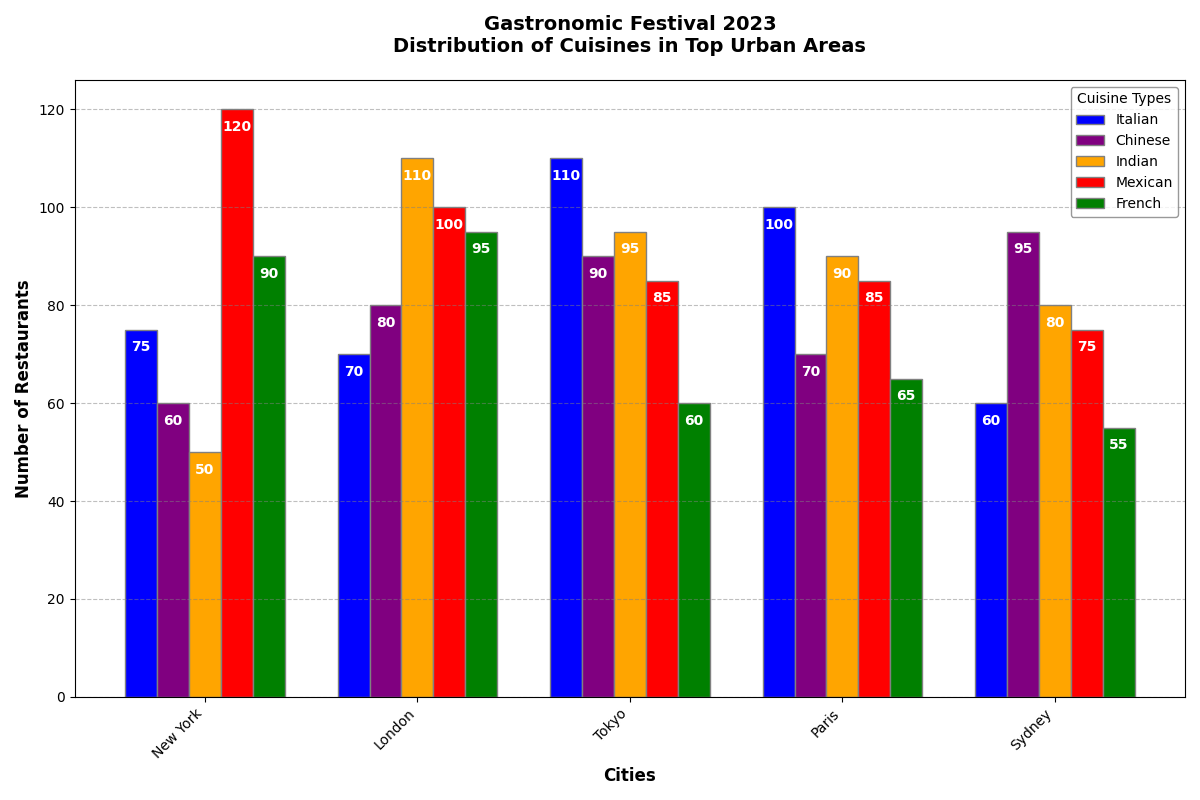

Write Python code to recreate this figure.
import matplotlib.pyplot as plt
import numpy as np

cities = ['New York', 'London', 'Tokyo', 'Paris', 'Sydney']
cuisines = ['Italian', 'Chinese', 'Indian', 'Mexican', 'French']

data = np.array([
    [75, 60, 50, 120, 90],  # New York: shuffled from [120, 90, 60, 50, 75]
    [70, 80, 110, 100, 95],  # London: shuffled from [100, 110, 95, 70, 80]
    [110, 90, 95, 85, 60],   # Tokyo: shuffled from [85, 95, 110, 60, 90]
    [100, 70, 90, 85, 65],   # Paris: shuffled from [90, 85, 70, 65, 100]
    [60, 95, 80, 75, 55]     # Sydney: shuffled from [80, 75, 60, 55, 95]
])

bar_width = 0.15

r1 = np.arange(len(cities))
r2 = [x + bar_width for x in r1]
r3 = [x + bar_width for x in r2]
r4 = [x + bar_width for x in r3]
r5 = [x + bar_width for x in r4]

fig, ax = plt.subplots(figsize=(12, 8))

bar1 = ax.bar(r1, data[:, 0], color='blue', width=bar_width, edgecolor='grey', label=cuisines[0])
bar2 = ax.bar(r2, data[:, 1], color='purple', width=bar_width, edgecolor='grey', label=cuisines[1])
bar3 = ax.bar(r3, data[:, 2], color='orange', width=bar_width, edgecolor='grey', label=cuisines[2])
bar4 = ax.bar(r4, data[:, 3], color='red', width=bar_width, edgecolor='grey', label=cuisines[3])
bar5 = ax.bar(r5, data[:, 4], color='green', width=bar_width, edgecolor='grey', label=cuisines[4])

ax.set_xlabel('Cities', fontweight='bold', fontsize=12)
ax.set_ylabel('Number of Restaurants', fontweight='bold', fontsize=12)
ax.set_title('Gastronomic Festival 2023\nDistribution of Cuisines in Top Urban Areas', fontweight='bold', fontsize=14, pad=20)

ax.set_xticks([r + 2 * bar_width for r in range(len(cities))])
ax.set_xticklabels(cities, rotation=45, ha='right', fontsize=10)

ax.legend(title='Cuisine Types', loc='upper right', fontsize=10, edgecolor='grey')

ax.yaxis.grid(True, linestyle='--', which='major', color='grey', alpha=0.5)

def add_labels(bars):
    for bar in bars:
        height = bar.get_height()
        ax.text(bar.get_x() + bar.get_width()/2., height - 5, f'{int(height)}', ha='center', va='bottom', color='white', fontweight='bold')

add_labels(bar1)
add_labels(bar2)
add_labels(bar3)
add_labels(bar4)
add_labels(bar5)

plt.tight_layout()

plt.show()
